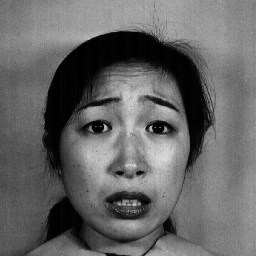
#> input picture datasets/jaffe/KA.FE1.45.tiff, 256 x 256 px, given in place of the camera
$ python gather_training_data.py   (Python 2 division)   (older library calls are emulated)
#> lines starting #> are read from the running program, lines starting #| are printed output that depends on the picture
### opencv_functions.py
###############################################################################
# OpenCV face recognition and segmentation
#
# This file contains utility functions for using OpenCV for face detection
# and other tasks.
#
# Face detection is done with Haar Cascades, whose weights must be downloaded
# from online resources.
#
###############################################################################

import os, shutil, sys, time, re, glob
import numpy as np
import matplotlib.pyplot as plt
import cv2 as cv
import Image
import caffe

from utility_functions import *

# Load Haar cascades from XML files
def load_cascades():
    # Load Haar cascade files containing features
    cascPaths = ['models/haarcascades/haarcascade_frontalface_default.xml',
                 'models/haarcascades/haarcascade_frontalface_alt.xml',
                 'models/haarcascades/haarcascade_frontalface_alt2.xml',
                 'models/haarcascades/haarcascade_frontalface_alt_tree.xml'
                 'models/lbpcascades/lbpcascade_frontalface.xml']
    faceCascades = []
    for casc in cascPaths:
        faceCascades.append(cv.CascadeClassifier(casc))

    return faceCascades

# Do Haar cascade face detection on a single image
# Face detection returns a list of faces
# Where each face is the coordinates of a rectangle containing a face:
#   (x,y,w,h)
def DetectFace(image,color,faceCascades,single_face,second_pass,draw_rects,scale=1.0):
    # Resize
    img = cv.resize(image, (0,0), fx=1, fy=1, interpolation = cv.INTER_CUBIC)

    # Convert to grayscale and equalize the histogram
    if color:
        gray_img = img.copy().astype(np.uint8)
        gray_img = cv.cvtColor(gray_img, cv.COLOR_BGR2GRAY)
    else:
        gray_img = img.copy().astype(np.uint8)
    cv.equalizeHist(gray_img, gray_img)

    # Detect the faces
    faces = faceCascades[2].detectMultiScale(
        gray_img,
        scaleFactor=1.1,
        minNeighbors=7,
        minSize=(50, 50),
        flags = cv.CASCADE_SCALE_IMAGE)

    # Eliminate spurious extra faces
    discardExtraFaces = False   # Set to true to enable
    if discardExtraFaces and len(faces) > 1:
        faces = faces[0,:]
        faces = faces[np.newaxis,:]

    # Rescale cropBox

    if scale != 1.0 and len(faces) > 0:
        for i in range(faces.shape[0]):
            faces[i] = rescaleCropbox(img,faces[i],scale)

    print('Detected %d faces.' % len(faces))
    # Draw a rectangle around the faces
    if draw_rects:
        for (x, y, w, h) in faces:
            cv.rectangle(img, (x, y), (x+w, y+h), (0, 255, 0), 2)

    # For laboratory images, remove any spurious detections
    if single_face and len(faces) > 1:
        faces = faces[0,:]
        faces = faces[np.newaxis,:]

    if len(faces) > 0 and second_pass:
        approved = []
        for i in range(len(faces)):
            cropped_face = imgCrop(gray_img, faces[i])
            alt_check = faceCascades[1].detectMultiScale(
                cropped_face,
                scaleFactor=1.05,
                minNeighbors=5,
                minSize=(int(0.8*faces[i][2]), int(0.8*faces[i][3])),
                flags = cv.CASCADE_SCALE_IMAGE)
            # Check if exactly 1 face was detected in cropped image
            if len(alt_check) == 1:
                approved.append(i)
        faces = faces[approved]

    return img, faces

# Resize cropBox
# This is useful if you want the face rectangle to be slightly bigger
# such aqs making it the size of the person's whole head.
def rescaleCropbox(img,cropBox,scale=1.0):
    x, y, w, h = cropBox

    # Check for valid box sizes
    if scale <= 0:
        # Invalid input. Return original
        return cropBox


    if scale < 1.0:
        x += int(w*(1-scale)/2)
        y += int(h*(1-scale)/2)
        w = int(w*scale)
        h = int(h*scale)

    elif scale > 1.0:
        x -= int(w*(scale-1.0)/2)
        y -= int(h*(scale-1.0)/2)
        w = int(w*scale)
        h = int(h*scale)

        # Make sure dimensions won't be exceeded:
        exceeded = False; count = 0; maxCount = 10 # Arbitrary magic number
        while True:
            if x < 0:
                w += 2*x # Make w smaller to maintain symmetry
                x = 0

            if y < 0:
                h += 2*y
                y = 0
                exceeded = True

            if x+w > img.shape[1]:
                x -= x + w - img.shape[1]
                exceeded = True

            if y+h > img.shape[0]:
                y -= y + h - img.shape[0]
                exceeded = True

            if count > maxCount:
                # Rescaling has failed. Just return original image
                print "Error: opencv_functions.imgCrop: Crop scale exceeded image dimensions"
                return cropBox

            if not exceeded:
                # Rescaling succeeded!
                break
            else:
                count += 1
                exceeded = False

    # Return rescaled cropbox
    return (x,y,w,h)


# Crop image array to pixels indicated by crop box
# [165 lines left out: functions imgCrop, rgb, faceCrop, addEmoji, addMultipleEmojis, toggleRGB and 1 more, not called in this run]


# Create a directory only if it does not already exist
def mkdirNoForce(dir):
    if not os.path.exists(dir):
        os.mkdir(dir)


# Save a test image with a default name from the current timestamp
# [18 lines left out: function saveTestImage, not called in this run]

### gather_training_data.py
#############################################################################################
#
# This is a program used to generate your own custom dataset of labeled emotions.
# It uses the webcam and prompts the user to make an emotion.
# When the user is ready, they press ENTER, and the webcam saves a snapshot of their emotion.
# All files are saved using the Japanese Female Facial Expressions (JAFFE) dataset naming
# convention.
#
# Instructions:
# - Execute as python script
# - If working properly, a window will pop up with a feed from your webcam
#      Note: This does not appear to work on virtual machines. It was used on a Macbook.
# - Follow the prompts on the shell screen
# - When pressing a button, make sure the video screen is selected, not the text screen.
#   The video screen is the one taking your text inputs
#
# Possible text inputs:
#   ENTER - save image
#   SPACE - Skip to next emotion without saving
#   ESC   - Quit the program
#
#############################################################################################

import os, shutil, sys, time, re, glob
import numpy as np
import matplotlib.pyplot as plt
import cv2 as cv
import Image
import caffe
import contextlib, cStringIO
import random

from caffe_functions import *
from opencv_functions import *
from utility_functions import *
from PIL import Image

#############################################################################################
#
# HELPER FUNCTIONS
#
#############################################################################################

# Filename format looks like:
# training_data/0000000.HA.0.png
# outDir is self-explanatory
# counter gets converted into string of length 7, with leading 0's
# Label is the two-character emotion label
# subCount is a number label for jittered images
# Extension is the filetype
def getFilename(counter,subCount=0,outDir=None,strLength=7,label='HA',extension='.png'):
  if outDir is None:
    outDir = ""
  else:
    outDir += '/'

  if subCount is None:
    subCount = ""
  else:
    subCount = "." + str(subCount)

  numStr = str(counter).zfill(strLength)

  return outDir + numStr + "." + label + subCount + extension

# Suppress print statements within a function call
# Just call:
# with nostdout():
#    yourfunction();
@contextlib.contextmanager
def nostdout():
    save_stdout = sys.stdout
    sys.stdout = cStringIO.StringIO()
    yield
    sys.stdout = save_stdout

# Get a randon emotion label
def getRandomLabel(pickFrom=None):
  if pickFrom is None:
    pickFrom = [0,1,2,3,4,5,6]

  return random.choice(pickFrom)


# Crop image and save to file
# [73 lines left out: functions saveSingleImage, saveAcceptedImage, jitterImage, not called in this run]


################################################################################################
#
# START SCRIPT
#
#################################################################################################

# Pick mode (train or validate)
validationMode = False

# Pick output size in pixels, of all cropped images (images are all square)
imgSize = 200;
boxScale = 1.2 # Size of crop boxes (relative to original filter size)
jitter = True; # Jitter accepted images?

# Initialize all labels
categories = [ 'Angry' , 'Disgust' , 'Fear' , 'Happy'  , 'Neutral' ,  'Sad' , 'Surprise']
suffixes   = [ 'AN',     'DI',       'FE',    'HA',       'NE',       'SA',   'SU']
pickFrom   = [                        2,                  4,          5       ] # Only prompt user for emotions in this list

if validationMode:
  jitter = False
  outDir     = 'datasets/validation_images'
else:
  jitter = True
  outDir     = 'datasets/training_images'

counter    = 300 # Used to increment filenames

# Output filename configuration:
strLength = 7; # Length of output filename number string
extension = '.png' # Output file type

# Check that outDir and counter are properly initialized
print "\n"
if not os.path.exists(outDir):
  print "Output directory does not exist. Making directory"
  os.mkdir(outDir)
else:
  print "Output directory already exists"

numCheck = 1000; # Number of filenames to check before giving up
num = 0;
while True:
  strCheck = getFilename(counter,outDir=outDir,label="*")
  print "Checking: " + strCheck
  if glob.glob(strCheck):
    print "\tError: File exists. Incrementing counter"
    counter += 1
    num += 1
  else:
    print "First valid file is: " + strCheck
    break

  if num > numCheck:
    print "ERROR: No available filename up to " + strCheck + " could be found."
    sys.exit(0)


# Set up face detection
faceCascades = load_cascades()

# Set up display window
cv.namedWindow("preview")

# Open input video steam
vc = cv.VideoCapture(0)

# Check that video stream is running
if vc.isOpened(): # try to get the first frame
  rval, frame = vc.read()
#> frame is the input picture: shape (256, 256, 3); min 0, max 242, mean 102
  #frame = frame.astype(np.float32)
else:
  rval = False


print "\n"
nextEmotion = True
while rval:

  if nextEmotion: # Generate next emotion
    nextEmotion = False

    # Generate a random integer label
    intLabel = getRandomLabel(pickFrom)

    # Get emotion string and file suffyx
    emotion = categories[intLabel]
    suf = suffixes[intLabel]

    # Print prompt to user:
    print "Emotion is: " + emotion + ".\t(ENTER to capture, SPACE to skip)"

  # Read in next frame
  rval, frame = vc.read()

  # Mirror image
  frame = np.fliplr(frame)
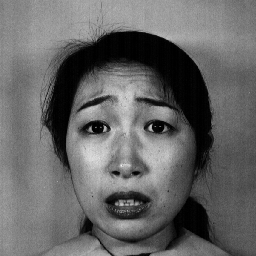
#> frame: shape (256, 256, 3); min 0, max 242, mean 102

  # Detect faces
  # Find all faces
  with nostdout():
    newFrame, faces = DetectFace(frame,True,faceCascades,single_face=False,second_pass=False,draw_rects=True,scale=boxScale)
#> in DetectFace, `cv.equalizeHist(gray_img, gray_img)`:
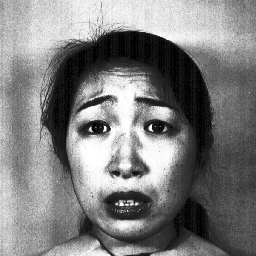
#> gray_img: shape (256, 256); min 0, max 255, mean 126.3
#> in DetectFace, `faces = faceCascades[2].detectMultiScale( gray_img, scaleFactor=1.1, m..`: faces = [[46, 64, 160, 160]]
#> the loop in DetectFace, `for i in range(faces.shape[0]):` made 1 pass
#> after the loop in DetectFace, `for i in range(faces.shape[0]):`: faces = [[31, 49, 192, 192]]
#> (the run stopped early here; a loop or call above may not have finished)

$ run again, on datasets/jaffe/KA.FE4.48.tiff
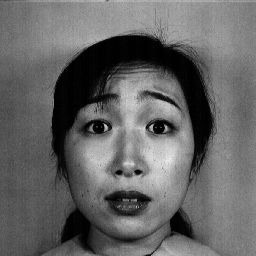
#> input picture datasets/jaffe/KA.FE4.48.tiff, 256 x 256 px, given in place of the camera
#> frame is the input picture: shape (256, 256, 3); min 0, max 235, mean 100.9
#> `frame = np.fliplr(frame)`:
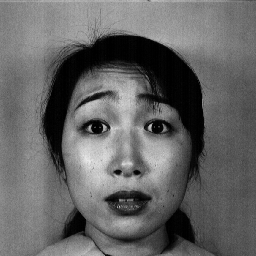
#> frame: shape (256, 256, 3); min 0, max 235, mean 100.9
#> in DetectFace, `cv.equalizeHist(gray_img, gray_img)`:
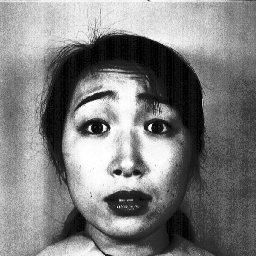
#> gray_img: shape (256, 256); min 0, max 255, mean 126.3
#> in DetectFace, `faces = faceCascades[2].detectMultiScale( gray_img, scaleFactor=1.1, m..`: faces = [[44, 66, 162, 162]]
#> the loop in DetectFace, `for i in range(faces.shape[0]):` made 1 pass
#> after the loop in DetectFace, `for i in range(faces.shape[0]):`: faces = [[28, 50, 194, 194]]
